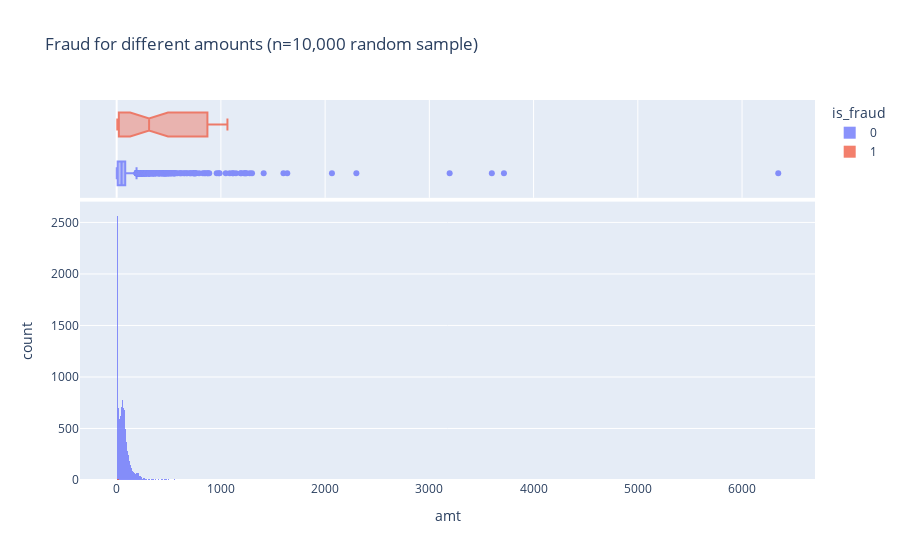

Source (notebook cell):
### Code cell
# Examine cross-correlation between numerical variable and categorical variable of concern
df_temp = pd.concat(
    [
        df_transactions_clean[df_transactions_clean["is_fraud"] == 0],
        df_transactions_clean[df_transactions_clean["is_fraud"] == 1],
    ]
)

fig = px.histogram(
    df_temp.sample(n=10000),
    title="Fraud for different amounts (n=10,000 random sample)",
    x="amt",
    color="is_fraud",
    marginal="box",
)
fig.update_traces(opacity=0.75)
fig.update_layout(barmode="overlay")
fig.show()

### Figure 1 — Plotly figure (JSON) as saved in the notebook; plotly's stock layout.template omitted (floating-point values rounded to 4 significant figures; data arrays with more than 128 entries replaced by an {"elided": "..."} marker saying what was removed)
{"data": [{"alignmentgroup": "True", "bingroup": "x", "hovertemplate": "is_fraud=0<br>amt=%{x}<br>count=%{y}<extra></extra>", "legendgroup": "0", "marker": {"color": "#636efa", "pattern": {"shape": ""}}, "name": "0", "offsetgroup": "0", "opacity": 0.75, "orientation": "v", "showlegend": true, "type": "histogram", "x": {"elided": "9946 float values"}, "xaxis": "x", "yaxis": "y"}, {"alignmentgroup": "True", "hovertemplate": "is_fraud=0<br>amt=%{x}<extra></extra>", "legendgroup": "0", "marker": {"color": "#636efa"}, "name": "0", "notched": true, "offsetgroup": "0", "opacity": 0.75, "showlegend": false, "type": "box", "x": {"elided": "9946 float values"}, "xaxis": "x2", "yaxis": "y2"}, {"alignmentgroup": "True", "bingroup": "x", "hovertemplate": "is_fraud=1<br>amt=%{x}<br>count=%{y}<extra></extra>", "legendgroup": "1", "marker": {"color": "#EF553B", "pattern": {"shape": ""}}, "name": "1", "offsetgroup": "1", "opacity": 0.75, "orientation": "v", "showlegend": true, "type": "histogram", "x": [9.77, 8.96, 23.02, 22.79, 273.7, 683.1, 945.6, 7.72, 325.3, 313.7, 247.6, 955.0, 870.8, 292.1, 350.4, 10.74, 20.21, 494.7, 19.04, 945.4, 9.46, 17.51, 481.0, 319.6, 6.2, 17.83, 289.9, 799.5, 972.6, 706.7, 487.1, 21.18, 921.0, 308.9, 869.3, 305.6, 19.17, 277.9, 1022.0, 299, 291.5, 909.1, 48.14, 321.4, 976.5, 1006.0, 933, 779.3, 1013.0, 10.7, 963.0, 287.2, 1063.0, 9.21], "xaxis": "x", "yaxis": "y"}, {"alignmentgroup": "True", "hovertemplate": "is_fraud=1<br>amt=%{x}<extra></extra>", "legendgroup": "1", "marker": {"color": "#EF553B"}, "name": "1", "notched": true, "offsetgroup": "1", "opacity": 0.75, "showlegend": false, "type": "box", "x": [9.77, 8.96, 23.02, 22.79, 273.7, 683.1, 945.6, 7.72, 325.3, 313.7, 247.6, 955.0, 870.8, 292.1, 350.4, 10.74, 20.21, 494.7, 19.04, 945.4, 9.46, 17.51, 481.0, 319.6, 6.2, 17.83, 289.9, 799.5, 972.6, 706.7, 487.1, 21.18, 921.0, 308.9, 869.3, 305.6, 19.17, 277.9, 1022.0, 299, 291.5, 909.1, 48.14, 321.4, 976.5, 1006.0, 933, 779.3, 1013.0, 10.7, 963.0, 287.2, 1063.0, 9.21], "xaxis": "x2", "yaxis": "y2"}], "layout": {"barmode": "overlay", "legend": {"title": {"text": "is_fraud"}, "tracegroupgap": 0}, "title": {"text": "Fraud for different amounts (n=10,000 random sample)"}, "xaxis": {"anchor": "y", "domain": [0, 1], "title": {"text": "amt"}}, "xaxis2": {"anchor": "y2", "domain": [0, 1], "matches": "x", "showgrid": true, "showticklabels": false}, "yaxis": {"anchor": "x", "domain": [0, 0.7326], "title": {"text": "count"}}, "yaxis2": {"anchor": "x2", "domain": [0.7426, 1], "matches": "y2", "showgrid": false, "showline": false, "showticklabels": false, "ticks": ""}}}
